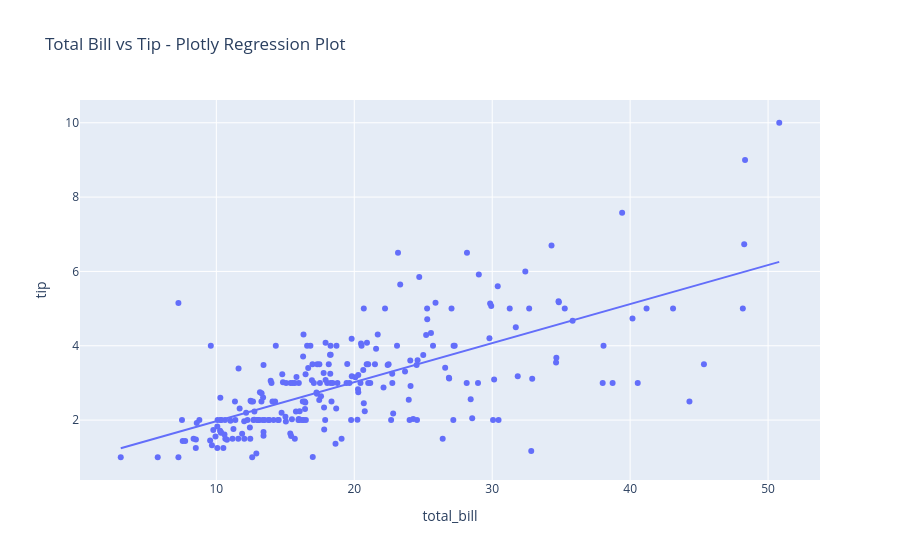

Notebook code cell kept with this figure:
### Markdown cell above
####  Plotly

### Code cell
import plotly.express as px
# Create Scatter Plot
fig = px.scatter(
    tips,
    x="total_bill",
    y="tip",
    trendline="ols",
    title="Total Bill vs Tip - Plotly Regression Plot"
)
# Display Plot
fig.show()

### Figure 1 — Plotly figure (JSON) as saved in the notebook; plotly's stock layout.template omitted (floating-point values rounded to 4 significant figures; data arrays with more than 128 entries replaced by an {"elided": "..."} marker saying what was removed)
{"data": [{"hovertemplate": "total_bill=%{x}<br>tip=%{y}<extra></extra>", "legendgroup": "", "marker": {"color": "#636efa", "symbol": "circle"}, "mode": "markers", "name": "", "orientation": "v", "showlegend": false, "type": "scatter", "x": {"elided": "244 float values"}, "xaxis": "x", "y": {"elided": "244 float values"}, "yaxis": "y"}, {"hovertemplate": "<b>OLS trendline</b><br>tip = 0.105025 * total_bill + 0.92027<br>R<sup>2</sup>=0.456617<br><br>total_bill=%{x}<br>tip=%{y} <b>(trend)</b><extra></extra>", "legendgroup": "", "marker": {"color": "#636efa", "symbol": "circle"}, "mode": "lines", "name": "", "showlegend": false, "type": "scatter", "x": {"elided": "244 float values"}, "xaxis": "x", "y": {"elided": "244 float values"}, "yaxis": "y"}], "layout": {"legend": {"tracegroupgap": 0}, "title": {"text": "Total Bill vs Tip - Plotly Regression Plot"}, "xaxis": {"anchor": "y", "domain": [0, 1], "title": {"text": "total_bill"}}, "yaxis": {"anchor": "x", "domain": [0, 1], "title": {"text": "tip"}}}}
